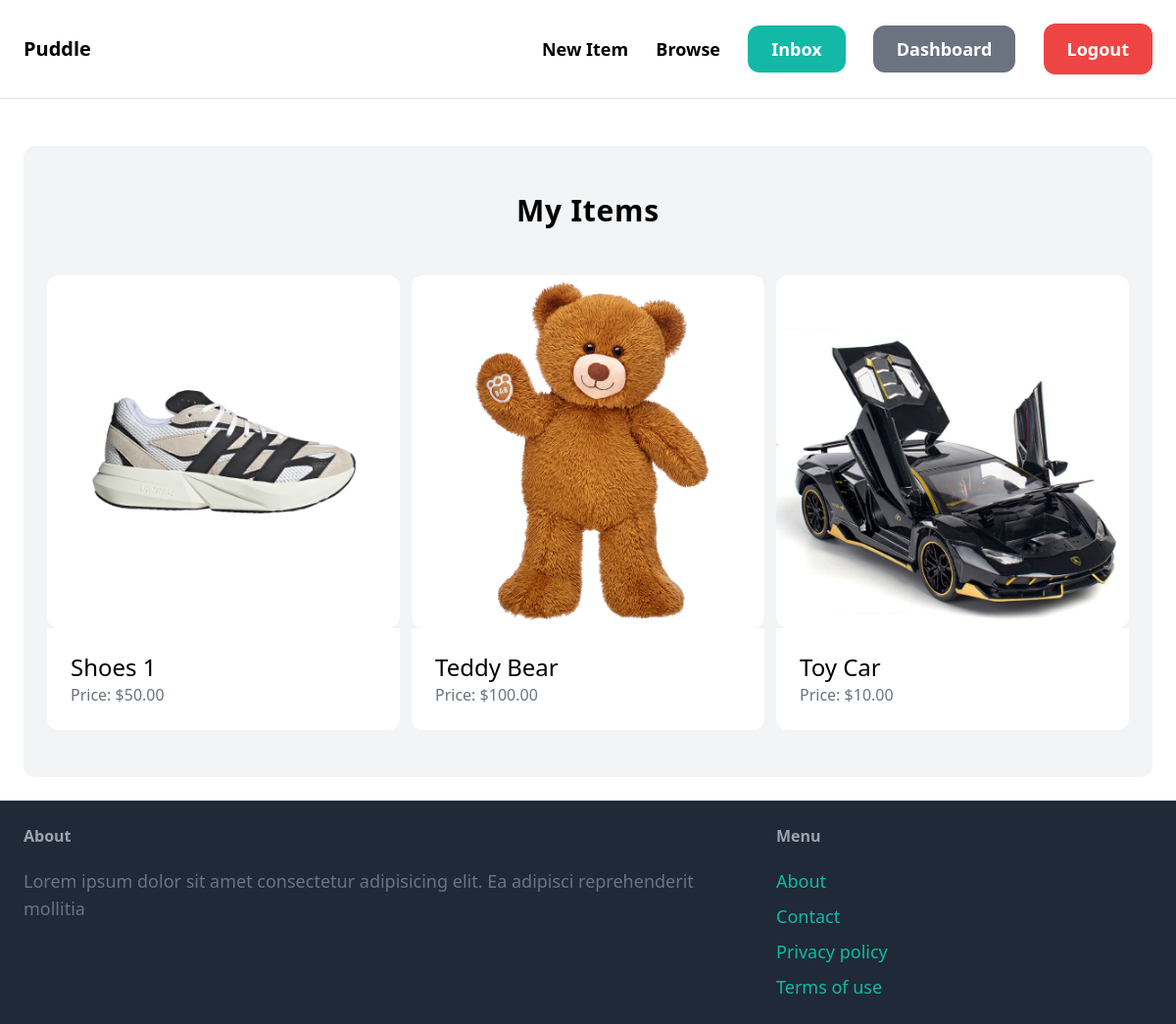
The page /dashboard/ (signed in) on the database its author committed.
### item/models.py (models this page shows, shortened)
class Item(models.Model):
    category = models.ForeignKey(Category, related_name='items', on_delete=models.CASCADE)
    name = models.CharField(max_length=255)
    description = models.TextField(blank=True, null=True)
    price = models.DecimalField(max_digits=10, decimal_places=2)
    image = models.ImageField(upload_to='item_images', blank=True, null=True)
    is_sold = models.BooleanField(default=False)
    created_by = models.ForeignKey(User,related_name='items', on_delete=models.CASCADE)
    created_at = models.DateTimeField(auto_now_add=True)
    class Meta:
        ordering = ('name',)

### dashboard/views.py (the view)
# urls.py: path('', views.index, name='index'),
@login_required
def index(request):
    items = Item.objects.filter(created_by=request.user)
    return render(request, 'dashboard/index.html', {
        'items': items,
    } )

### dashboard/templates/dashboard/index.html (shortened to what this page needs)
{% extends 'core/base.html' %}
{% block content %}
    <div class="mt-6 px-6 py-12 bg-gray-100 rounded-xl">
        <h2 class="mb-12 text-3xl font-bold text-center tracking-wide">
    My Items
</h2>
        <div class="grid grid-cols-3 gap-3">
            {% for item in items %}
                <div>
                    <a href="{% url 'item:detail' item.id %}">
                        <div>
                            <img src="{{item.image.url}}" class="rounded-xl">
                        </div>
                        <div class="p-6 bg-white rounded-b-xl">
                            <h2 class="text-2xl">{{item.name}}</h2>
                            <p class="text-gray-500">Price: ${{item.price}}</p>
                        </div>
                    </a>
                </div>
            {% endfor %}
        </div>
    </div>
{% endblock %}

### rows shown on the page
Item: image (picture), name "Shoes 1", price "50.00"
Item: image (picture), name "Teddy Bear", price "100.00"
Item: image (picture), name "Toy Car", price "10.00"
